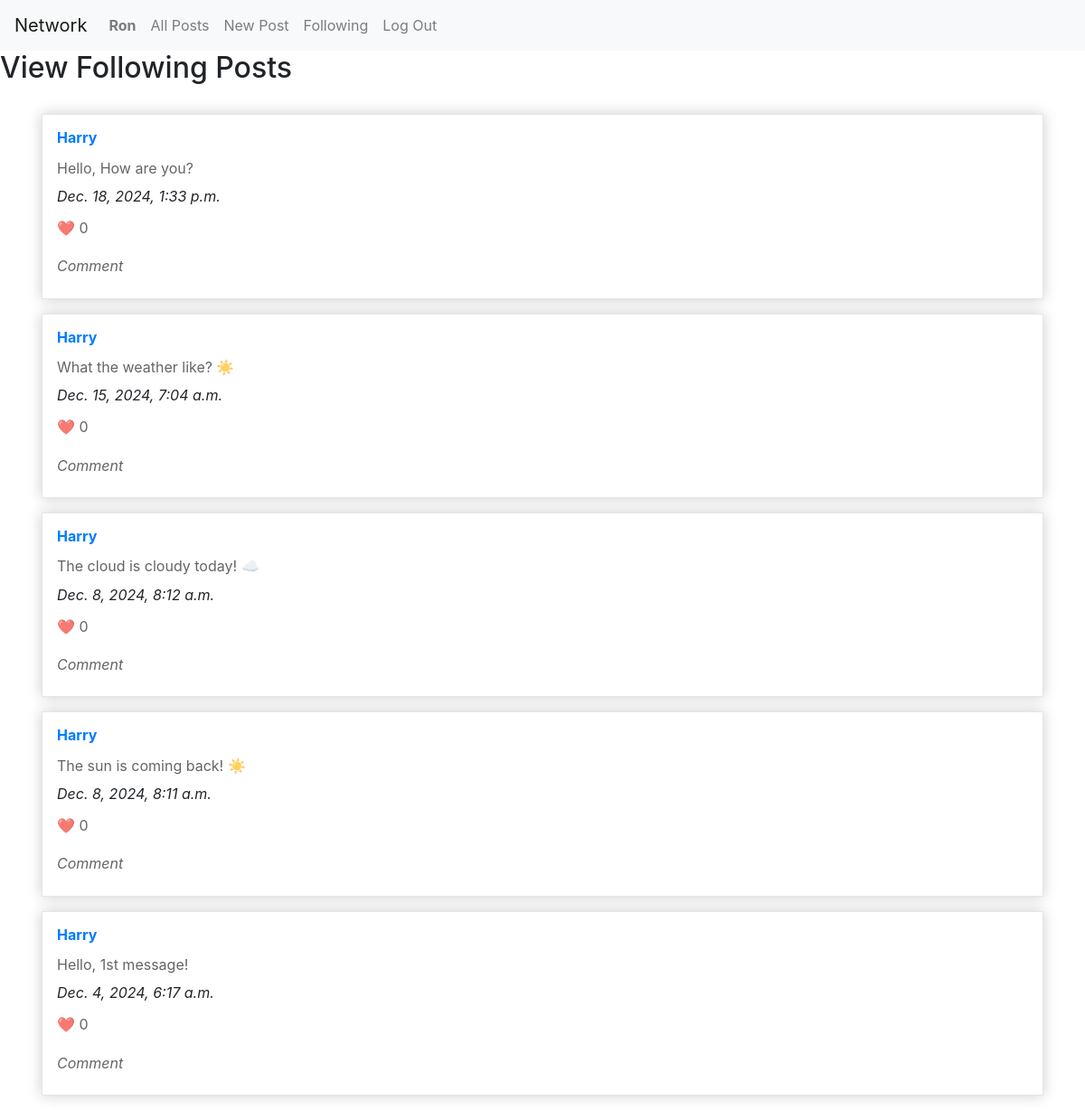
The app's page /following (signed in) with its own data.
### network/models.py (models this page shows)
class User(AbstractUser):
    pass

class Post(models.Model):
    user = models.ForeignKey("User", on_delete=models.CASCADE, related_name="posts")
    content = models.TextField()
    date = models.DateTimeField(auto_now_add=True)
    likes = models.ManyToManyField("User", related_name="liked_posts", blank=True)

### network/views.py (the view)
# urls.py: path("following", views.following, name="following"),
def following(request):
    current_user = request.user
    current_user_id = request.user.id
    posts = Post.objects.all().filter().order_by("-date")
    posts_following = []
    for post in posts:
        if Follow.objects.filter(user=post.user, following=current_user).exists():
            posts_following.append(post)
    return render(request, "network/following.html", {
        "posts_following": posts_following
    })

### network/templates/network/following.html
{% extends "network/layout.html" %}
{% load static %}
{% block body %}
  <h2>View Following Posts</h2>
  <div class="container">
      {% for post in posts_following %}
        <div class="card-post">
          <h3><a href="{% url 'profile' post.user %}">{{post.user}}</a></h3>
          <p>
            {{ post.content }}
          </p>
          <i>{{post.date}}</i>
          <p>❤️ 0</p>
          <p><i>Comment</i></p>
        </div>
      {% endfor %}
    </div>
  </div>
{% endblock %}

### network/templates/network/layout.html (shortened to what this page needs)
{% load static %}
<!DOCTYPE html>
<html lang="en">
    <head>
        <link rel="stylesheet" href="https://stackpath.bootstrapcdn.com/bootstrap/4.4.1/css/bootstrap.min.css">
        <link href="{% static 'network/styles.css' %}" rel="stylesheet">
    </head>
    <body>
        <nav class="navbar navbar-expand-lg navbar-light bg-light">
            <a class="navbar-brand" href="{% url 'index' %}">Network</a>
            <div>
              <ul class="navbar-nav mr-auto">
                {% if user.is_authenticated %}
                    <li class="nav-item">
                        <a class="nav-link" href="{% url 'index' %}"><strong>{{ user.username }}</strong></a>
                    </li>
                {% endif %}
                <li class="nav-item">
                  <a class="nav-link" href="{% url 'index' %}">All Posts</a>
                </li>
                {% if user.is_authenticated %}
                    <li class="nav-item">
                      <a class="nav-link" href="{% url 'new_post' %}">New Post</a>
                    </li>
                    <li class="nav-item">
                        <a class="nav-link" href="{% url 'following' %}">Following</a>
                    </li>
                    <li class="nav-item">
                        <a class="nav-link" href="{% url 'logout' %}">Log Out</a>
                    </li>
                {% endif %}
              </ul>
            </div>
          </nav>
        <div class="body">
            {% block body %}
            {% endblock %}
    </body>
</html>

### network/static/network/styles.css (style rules this page uses)
.container { max-width: auto; margin-top: 32px; padding: 0 16px; }
.card-post { margin-bottom: 16px; padding: 1em; overflow: hidden; height: auto; background: white; border: solid 1px #e6e6e6; box-shadow: 0 0 15px rgba(0,0,0,0.2); display: flex; flex-direction: column; }
.card-post h3 { font-size: 16px; font-weight: bold; margin: 0; }
.card-post p { font-size: 16px; line-height: 1.4; opacity: .7; margin-bottom: 8px; margin-top: 12px; }

### records on screen
User: username "Ron"
Post: user "Harry", content "Hello, How are you?", date "Dec. 18, 2024, 1:33 p.m."
Post: user "Harry", content "What the weather like? ☀️", date "Dec. 15, 2024, 7:04 a.m."
Post: user "Harry", content "The cloud is cloudy today! ☁️", date "Dec. 8, 2024, 8:12 a.m."
Post: user "Harry", content "The sun is coming back! ☀️", date "Dec. 8, 2024, 8:11 a.m."
Post: user "Harry", content "Hello, 1st message!", date "Dec. 4, 2024, 6:17 a.m."
